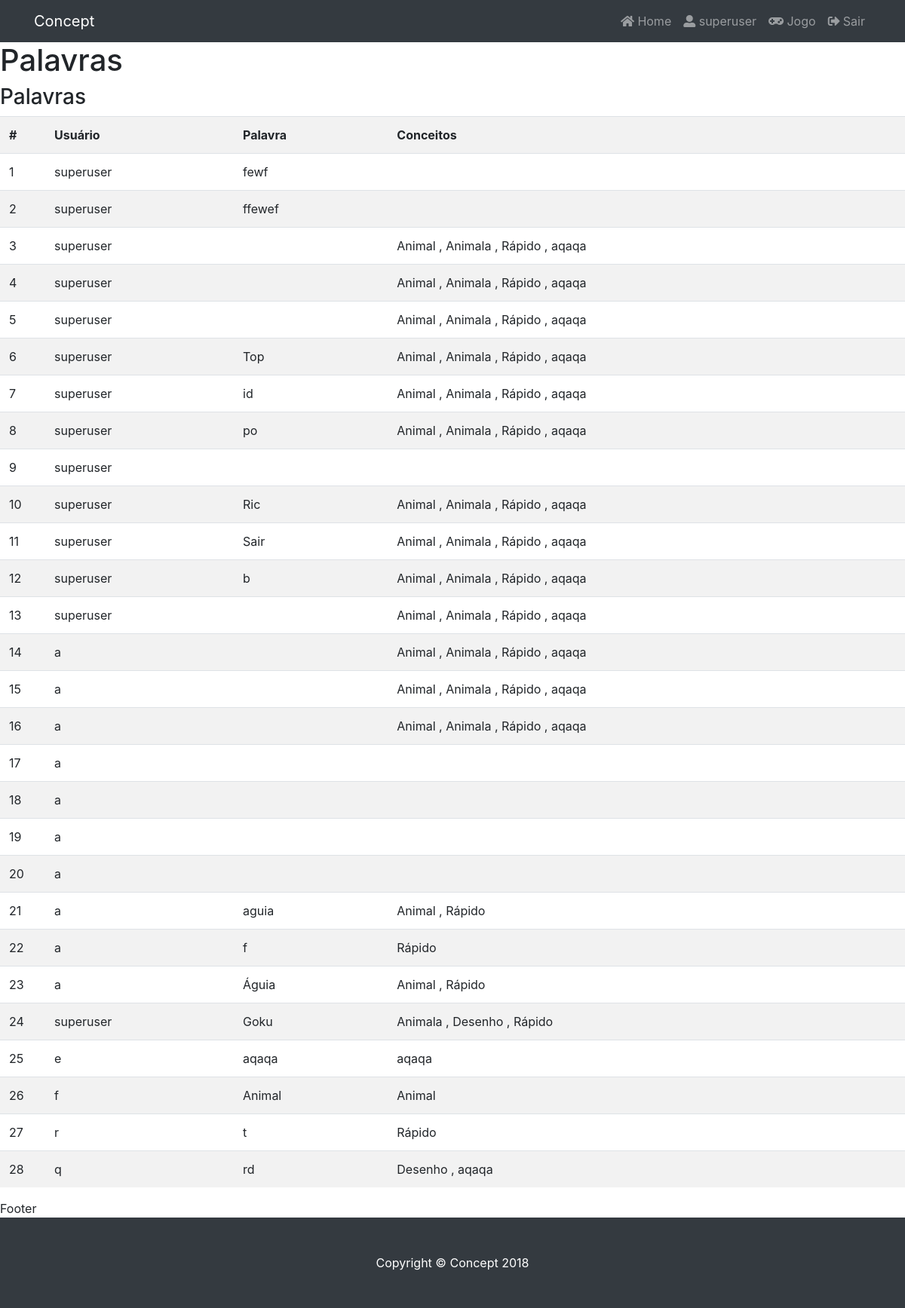
Page /palavras/ (signed in) on the committed database.
### sucesso/models.py (models this page shows, shortened)
class UUIDUser(AbstractUser):
	id = models.UUIDField(primary_key=True, default=uuid.uuid4, editable=False)
	groups = models.ManyToManyField(Group, blank=True, related_name="uuiduser_set", related_query_name="user")
	user_permissions = models.ManyToManyField(Permission, blank=True, related_name="uuiduser_set", related_query_name="user")
	pontos_hit = models.IntegerField(default=0)
	pontos_word = models.IntegerField(default=0)
	def __str__(self):
		return self.username
	class Meta:
		verbose_name = 'usuário'
		verbose_name_plural = 'usuários'

class Palavra (models.Model):
	word = models.CharField(max_length=255, null=False, blank=False, verbose_name='palavra')
	concepts = models.ManyToManyField(Conceito, blank=False, related_name='conceitos', verbose_name='conceito')
	user = models.ForeignKey(UUIDUser, on_delete=models.CASCADE, related_name='usuarios', verbose_name='usuario')
	class Meta:
		verbose_name = 'Palavra'
		verbose_name_plural = 'Palavras'

class Conceito (models.Model):
	concept = models.CharField(max_length=255, null=False, unique=True, blank=False, verbose_name='conceito')
	def __str__(self):
		return self.concept
	class Meta:
		verbose_name = 'Conceito'
		verbose_name_plural = 'Conceitos'

### sucesso/views.py (the view)
# urls.py: path('palavras/', concept.WordView.as_view(), name='words'),
class WordView(ListView):
    model = models.Palavra
    template_name = 'jogo/palavra.html'
    def get_context_data(self, **kwargs):
        object_list = []
        if self.request.user.is_staff:
            for x in models.Palavra.objects.all():
                object_list.append(x)
            kwargs['object_list'] = object_list
        else:
            for x in models.Palavra.objects.filter(user = self.request.user):
                object_list.append(x)
            kwargs['object_list'] = object_list
        return super(WordView, self).get_context_data(**kwargs)

### templates/jogo/palavra.html (shortened to what this page needs)
{% extends '../home.html' %}
{% block content %}
<section class="content-header">
    <h1>
      Palavras
    </h1>
  </section>
  <section class="content">
    <div class="box">
      <div class="box-header">
        <h3 class="box-title">Palavras</h3>
      </div>
      </div>
      <div class="box-body no-padding">
        <table class="table table-striped">
          <tbody>
            <tr>
                <th style="width: 5%">#</th>
                <th>Usuário</th>
                <th>Palavra</th>
                <th>Conceitos</th>
              </tr>
              {% for obj in object_list %}
                <tr>
                  <td>{{ forloop.counter }}</td>
                  <td>{{ obj.user }}</td>
                  <td>{{ obj.word }}</td>
                  <td>
                  {% for s in obj.concepts.all|dictsort:"concept" %}
                    {{ s }}
                    {% if not forloop.last %}, {% endif %}
                  {% endfor %}
                  </td>
                </tr>
              {% endfor %}
          </tbody>
        </table>
      </div>
      <div class="box-footer">
        Footer
      </div>
  </section>
{% endblock %}

### templates/home.html (shortened to what this page needs)
{% load static %}
<!DOCTYPE html>
<html lang="en">
  <head>
    <link href="{% static 'css/bootstrap.css' %}" rel="stylesheet">
    <link href="{% static 'css/blog-home.css' %}" rel="stylesheet">
    <link rel="stylesheet" href="https://use.fontawesome.com/releases/v5.2.0/css/all.css">
  </head>
  <body>
    <nav class="navbar navbar-expand-lg navbar-dark bg-dark fixed-top">
      <div class="container">
        <a class="navbar-brand" href="{% url 'concept:home' %}">Concept</a>
        <div class="collapse navbar-collapse" id="navbarResponsive">
          <ul class="navbar-nav ml-auto">
            <li>
              <a class="nav-link" href="{% url 'concept:home' %}"><i class="fas fa-home"></i> Home</a>
            </li>
            {% if request.user.is_authenticated %}
            <li>
              <a href="" class="nav-link"><i class="fas fa-user-alt"></i> {{ request.user.username }}</a>
            </li>
            <li>
              <a href="{% url 'concept:jogo' %}" class="nav-link"><i class="fas fa-gamepad"></i> Jogo</a>
            </li>
            <li>
              <a href="{% url 'concept:logout' %}" class="nav-link"><i class="fas fa-sign-out-alt"></i> Sair</a>
            </li>
            {% endif %}
          </ul>
        </div>
      </div>
    </nav>
    {% block content %}
    {% endblock %}
    <footer class="py-5 bg-dark">
      <div class="container">
        <p class="m-0 text-center text-white">Copyright &copy; Concept 2018</p>
      </div>
    </footer>
  </body>
</html>

### assets/css/blog-home.css (style rules this page uses)
body { padding-top: 54px; }
@media (min-width: 992px) { body { padding-top: 56px; } }

### rows in the picture
UUIDUser: user.username "superuser"
Palavra: user "superuser", word "fewf"
Palavra: user "superuser", word "ffewef"
Palavra: user "superuser"
Conceito: concept "Animal"
Conceito: concept "Animala"
Conceito: concept "Rápido"
Conceito: concept "aqaqa"
Palavra: user "superuser"
Palavra: user "superuser"
Palavra: user "superuser", word "Top"
Palavra: user "superuser", word "id"
Palavra: user "superuser", word "po"
Palavra: user "superuser"
Palavra: user "superuser", word "Ric"
Palavra: user "superuser", word "Sair"
Palavra: user "superuser", word "b"
Palavra: user "superuser"
Palavra: user "a"
Palavra: user "a"
Palavra: user "a"
Palavra: user "a"
Palavra: user "a"
Palavra: user "a"
Palavra: user "a"
Palavra: user "a", word "aguia"
Palavra: user "a", word "f"
Palavra: user "a", word "Águia"
Palavra: user "superuser", word "Goku"
Conceito: concept "Desenho"
Palavra: user "e", word "aqaqa"
Palavra: user "f", word "Animal"
Palavra: user "r", word "t"
Palavra: user "q", word "rd"
